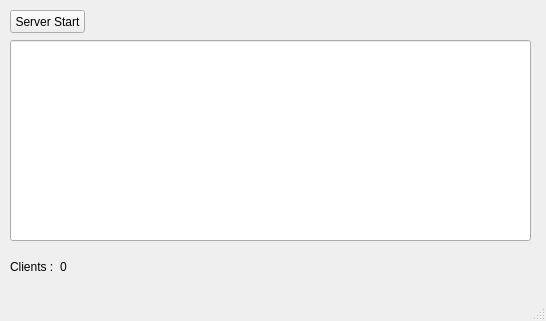
<?xml version="1.0" encoding="UTF-8"?>
<ui version="4.0">
 <class>MainWindow</class>
 <widget class="QMainWindow" name="MainWindow">
  <property name="geometry">
   <rect>
    <x>0</x>
    <y>0</y>
    <width>546</width>
    <height>321</height>
   </rect>
  </property>
  <property name="windowTitle">
   <string>MainWindow</string>
  </property>
  <widget class="QWidget" name="centralwidget">
   <widget class="QLineEdit" name="lineEdit">
    <property name="geometry">
     <rect>
      <x>10</x>
      <y>40</y>
      <width>521</width>
      <height>201</height>
     </rect>
    </property>
   </widget>
   <widget class="QPushButton" name="pushButton">
    <property name="geometry">
     <rect>
      <x>10</x>
      <y>10</y>
      <width>75</width>
      <height>23</height>
     </rect>
    </property>
    <property name="text">
     <string>Server Start</string>
    </property>
   </widget>
   <widget class="QLabel" name="label">
    <property name="geometry">
     <rect>
      <x>10</x>
      <y>260</y>
      <width>47</width>
      <height>13</height>
     </rect>
    </property>
    <property name="text">
     <string>Clients :</string>
    </property>
   </widget>
   <widget class="QLabel" name="label_2">
    <property name="geometry">
     <rect>
      <x>60</x>
      <y>260</y>
      <width>47</width>
      <height>13</height>
     </rect>
    </property>
    <property name="text">
     <string>0</string>
    </property>
   </widget>
  </widget>
  <widget class="QMenuBar" name="menubar">
   <property name="geometry">
    <rect>
     <x>0</x>
     <y>0</y>
     <width>546</width>
     <height>21</height>
    </rect>
   </property>
  </widget>
  <widget class="QStatusBar" name="statusbar"/>
 </widget>
 <resources/>
 <connections/>
</ui>
